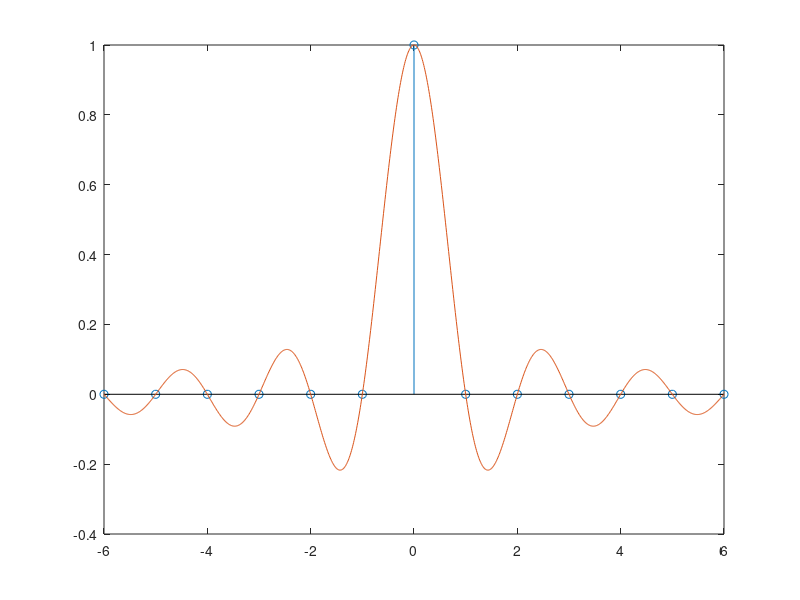

Write MATLAB code to recreate this figure.
clear all
close all
clc

X=[-6:6];
delta= -6:6 ==0
stem(X, delta)

hold on
 
A=-6:0.01:6
B=sinc(A)
plot(A,B)
